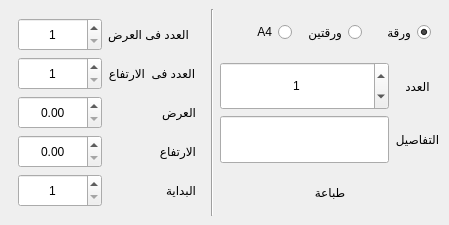
<?xml version="1.0" encoding="UTF-8"?>
<ui version="4.0">
 <class>Form</class>
 <widget class="QWidget" name="Form">
  <property name="geometry">
   <rect>
    <x>0</x>
    <y>0</y>
    <width>449</width>
    <height>225</height>
   </rect>
  </property>
  <property name="windowTitle">
   <string>تفاصيل الطباعة</string>
  </property>
  <layout class="QVBoxLayout" name="verticalLayout">
   <property name="spacing">
    <number>0</number>
   </property>
   <property name="margin">
    <number>0</number>
   </property>
   <item>
    <widget class="QWidget" name="widget" native="true">
     <layout class="QGridLayout" name="gridLayout">
      <item row="1" column="0" rowspan="4">
       <widget class="QWidget" name="a4_w" native="true">
        <layout class="QGridLayout" name="gridLayout_2">
         <item row="5" column="0">
          <widget class="QSpinBox" name="st_spn">
           <property name="sizePolicy">
            <sizepolicy hsizetype="Expanding" vsizetype="Preferred">
             <horstretch>0</horstretch>
             <verstretch>0</verstretch>
            </sizepolicy>
           </property>
           <property name="alignment">
            <set>Qt::AlignCenter</set>
           </property>
           <property name="minimum">
            <number>1</number>
           </property>
           <property name="maximum">
            <number>999999999</number>
           </property>
          </widget>
         </item>
         <item row="0" column="0">
          <widget class="QSpinBox" name="h_num_spn">
           <property name="sizePolicy">
            <sizepolicy hsizetype="Expanding" vsizetype="Preferred">
             <horstretch>0</horstretch>
             <verstretch>0</verstretch>
            </sizepolicy>
           </property>
           <property name="alignment">
            <set>Qt::AlignCenter</set>
           </property>
           <property name="minimum">
            <number>1</number>
           </property>
           <property name="maximum">
            <number>999999999</number>
           </property>
          </widget>
         </item>
         <item row="5" column="1">
          <widget class="QLabel" name="st_lbl">
           <property name="sizePolicy">
            <sizepolicy hsizetype="Preferred" vsizetype="Preferred">
             <horstretch>0</horstretch>
             <verstretch>0</verstretch>
            </sizepolicy>
           </property>
           <property name="text">
            <string>البداية</string>
           </property>
           <property name="alignment">
            <set>Qt::AlignLeading|Qt::AlignLeft|Qt::AlignVCenter</set>
           </property>
          </widget>
         </item>
         <item row="2" column="1">
          <widget class="QLabel" name="label_4">
           <property name="sizePolicy">
            <sizepolicy hsizetype="Fixed" vsizetype="Preferred">
             <horstretch>0</horstretch>
             <verstretch>0</verstretch>
            </sizepolicy>
           </property>
           <property name="text">
            <string>العدد فى  الارتفاع</string>
           </property>
           <property name="alignment">
            <set>Qt::AlignCenter</set>
           </property>
          </widget>
         </item>
         <item row="0" column="1">
          <widget class="QLabel" name="label_3">
           <property name="sizePolicy">
            <sizepolicy hsizetype="Fixed" vsizetype="Preferred">
             <horstretch>0</horstretch>
             <verstretch>0</verstretch>
            </sizepolicy>
           </property>
           <property name="text">
            <string>العدد فى العرض</string>
           </property>
           <property name="alignment">
            <set>Qt::AlignCenter</set>
           </property>
          </widget>
         </item>
         <item row="4" column="1">
          <widget class="QLabel" name="label_5">
           <property name="text">
            <string>الارتفاع</string>
           </property>
          </widget>
         </item>
         <item row="3" column="1">
          <widget class="QLabel" name="label_6">
           <property name="text">
            <string>العرض</string>
           </property>
          </widget>
         </item>
         <item row="2" column="0">
          <widget class="QSpinBox" name="v_num_spn">
           <property name="sizePolicy">
            <sizepolicy hsizetype="Expanding" vsizetype="Preferred">
             <horstretch>0</horstretch>
             <verstretch>0</verstretch>
            </sizepolicy>
           </property>
           <property name="alignment">
            <set>Qt::AlignCenter</set>
           </property>
           <property name="minimum">
            <number>1</number>
           </property>
           <property name="maximum">
            <number>999999999</number>
           </property>
          </widget>
         </item>
         <item row="3" column="0">
          <widget class="QDoubleSpinBox" name="w_sin">
           <property name="sizePolicy">
            <sizepolicy hsizetype="Expanding" vsizetype="Preferred">
             <horstretch>0</horstretch>
             <verstretch>0</verstretch>
            </sizepolicy>
           </property>
           <property name="alignment">
            <set>Qt::AlignCenter</set>
           </property>
           <property name="maximum">
            <double>999999999.000000000000000</double>
           </property>
          </widget>
         </item>
         <item row="4" column="0">
          <widget class="QDoubleSpinBox" name="height_spn">
           <property name="sizePolicy">
            <sizepolicy hsizetype="Expanding" vsizetype="Preferred">
             <horstretch>0</horstretch>
             <verstretch>0</verstretch>
            </sizepolicy>
           </property>
           <property name="alignment">
            <set>Qt::AlignCenter</set>
           </property>
           <property name="maximum">
            <double>999999999.000000000000000</double>
           </property>
          </widget>
         </item>
        </layout>
       </widget>
      </item>
      <item row="1" column="2" colspan="2">
       <widget class="QWidget" name="widget_2" native="true">
        <property name="layoutDirection">
         <enum>Qt::RightToLeft</enum>
        </property>
        <property name="autoFillBackground">
         <bool>false</bool>
        </property>
        <layout class="QHBoxLayout" name="horizontalLayout">
         <item>
          <widget class="QRadioButton" name="one_rd">
           <property name="layoutDirection">
            <enum>Qt::RightToLeft</enum>
           </property>
           <property name="text">
            <string>ورقة</string>
           </property>
           <property name="checked">
            <bool>true</bool>
           </property>
          </widget>
         </item>
         <item>
          <widget class="QRadioButton" name="two_rd">
           <property name="text">
            <string>ورقتين</string>
           </property>
          </widget>
         </item>
         <item>
          <widget class="QRadioButton" name="a4_rd">
           <property name="text">
            <string>A4</string>
           </property>
          </widget>
         </item>
        </layout>
       </widget>
      </item>
      <item row="1" column="1" rowspan="4">
       <widget class="Line" name="line">
        <property name="orientation">
         <enum>Qt::Vertical</enum>
        </property>
       </widget>
      </item>
      <item row="2" column="2">
       <widget class="QSpinBox" name="pr_num">
        <property name="sizePolicy">
         <sizepolicy hsizetype="Expanding" vsizetype="Preferred">
          <horstretch>0</horstretch>
          <verstretch>0</verstretch>
         </sizepolicy>
        </property>
        <property name="alignment">
         <set>Qt::AlignCenter</set>
        </property>
        <property name="maximum">
         <number>999999999</number>
        </property>
        <property name="value">
         <number>1</number>
        </property>
       </widget>
      </item>
      <item row="2" column="3">
       <widget class="QLabel" name="label">
        <property name="text">
         <string>العدد</string>
        </property>
        <property name="alignment">
         <set>Qt::AlignCenter</set>
        </property>
       </widget>
      </item>
      <item row="3" column="2">
       <widget class="QLineEdit" name="details_edt">
        <property name="sizePolicy">
         <sizepolicy hsizetype="Expanding" vsizetype="Preferred">
          <horstretch>0</horstretch>
          <verstretch>0</verstretch>
         </sizepolicy>
        </property>
        <property name="alignment">
         <set>Qt::AlignCenter</set>
        </property>
       </widget>
      </item>
      <item row="4" column="2" colspan="2">
       <widget class="QPushButton" name="pushButton">
        <property name="sizePolicy">
         <sizepolicy hsizetype="Minimum" vsizetype="Preferred">
          <horstretch>0</horstretch>
          <verstretch>0</verstretch>
         </sizepolicy>
        </property>
        <property name="text">
         <string>طباعة</string>
        </property>
        <property name="icon">
         <iconset resource="../views/source.qrc">
          <normaloff>:/n/img/Printer Door Open Filled-100.png</normaloff>:/n/img/Printer Door Open Filled-100.png</iconset>
        </property>
        <property name="iconSize">
         <size>
          <width>30</width>
          <height>30</height>
         </size>
        </property>
        <property name="flat">
         <bool>true</bool>
        </property>
       </widget>
      </item>
      <item row="3" column="3">
       <widget class="QLabel" name="label_2">
        <property name="text">
         <string>التفاصيل</string>
        </property>
        <property name="alignment">
         <set>Qt::AlignCenter</set>
        </property>
       </widget>
      </item>
     </layout>
    </widget>
   </item>
  </layout>
 </widget>
 <resources>
  <include location="../views/source.qrc"/>
 </resources>
 <connections/>
</ui>
